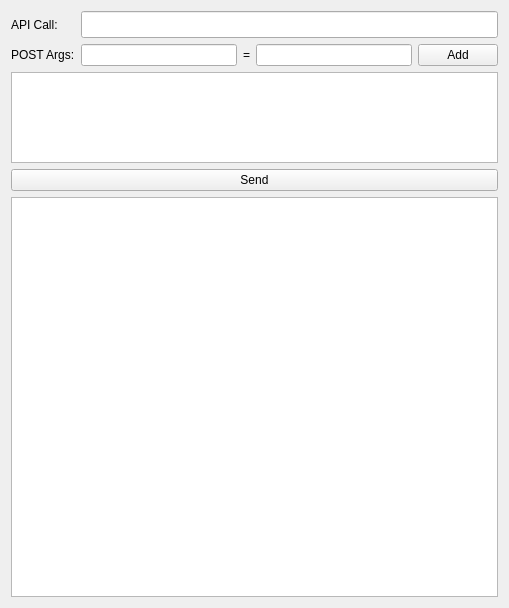
<?xml version="1.0" encoding="UTF-8"?>
<ui version="4.0">
 <class>TestQueryConsole</class>
 <widget class="QWidget" name="TestQueryConsole">
  <property name="geometry">
   <rect>
    <x>0</x>
    <y>0</y>
    <width>509</width>
    <height>608</height>
   </rect>
  </property>
  <property name="windowTitle">
   <string>Form</string>
  </property>
  <layout class="QGridLayout" name="gridLayout">
   <item row="0" column="0">
    <widget class="QLabel" name="label">
     <property name="minimumSize">
      <size>
       <width>0</width>
       <height>17</height>
      </size>
     </property>
     <property name="text">
      <string>API Call:</string>
     </property>
    </widget>
   </item>
   <item row="0" column="1" colspan="4">
    <widget class="QLineEdit" name="apiCallInput">
     <property name="minimumSize">
      <size>
       <width>0</width>
       <height>27</height>
      </size>
     </property>
    </widget>
   </item>
   <item row="1" column="0">
    <widget class="QLabel" name="label_2">
     <property name="text">
      <string>POST Args:</string>
     </property>
    </widget>
   </item>
   <item row="1" column="1">
    <widget class="QLineEdit" name="postVarKey"/>
   </item>
   <item row="1" column="2">
    <widget class="QLabel" name="label_3">
     <property name="text">
      <string>=</string>
     </property>
    </widget>
   </item>
   <item row="1" column="4">
    <widget class="QPushButton" name="addButton">
     <property name="text">
      <string>Add</string>
     </property>
    </widget>
   </item>
   <item row="3" column="0" colspan="5">
    <widget class="QPlainTextEdit" name="encodedPostArgs"/>
   </item>
   <item row="5" column="0" colspan="5">
    <widget class="QScrollArea" name="scrollArea">
     <property name="sizePolicy">
      <sizepolicy hsizetype="Expanding" vsizetype="Minimum">
       <horstretch>0</horstretch>
       <verstretch>0</verstretch>
      </sizepolicy>
     </property>
     <property name="minimumSize">
      <size>
       <width>0</width>
       <height>400</height>
      </size>
     </property>
     <property name="widgetResizable">
      <bool>true</bool>
     </property>
     <widget class="QWidget" name="scrollAreaWidgetContents">
      <property name="geometry">
       <rect>
        <x>0</x>
        <y>0</y>
        <width>489</width>
        <height>398</height>
       </rect>
      </property>
      <widget class="QTextBrowser" name="outputFrame">
       <property name="geometry">
        <rect>
         <x>-5</x>
         <y>-9</y>
         <width>501</width>
         <height>411</height>
        </rect>
       </property>
      </widget>
     </widget>
    </widget>
   </item>
   <item row="4" column="0" colspan="5">
    <widget class="QPushButton" name="sendButton">
     <property name="text">
      <string>Send</string>
     </property>
    </widget>
   </item>
   <item row="1" column="3">
    <widget class="QLineEdit" name="postVarValue"/>
   </item>
  </layout>
 </widget>
 <tabstops>
  <tabstop>apiCallInput</tabstop>
  <tabstop>postVarKey</tabstop>
  <tabstop>postVarValue</tabstop>
  <tabstop>addButton</tabstop>
  <tabstop>encodedPostArgs</tabstop>
  <tabstop>sendButton</tabstop>
  <tabstop>scrollArea</tabstop>
  <tabstop>outputFrame</tabstop>
 </tabstops>
 <resources/>
 <connections/>
</ui>
